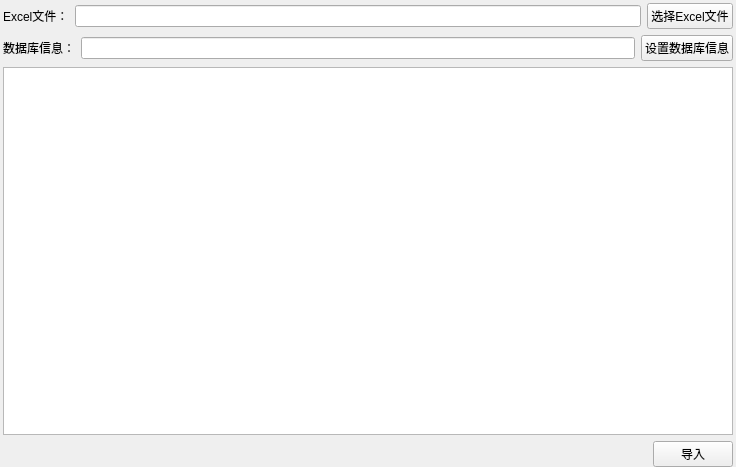
<?xml version="1.0" encoding="UTF-8"?>
<ui version="4.0">
 <class>ExcelDataUploadPageForm</class>
 <widget class="QWidget" name="ExcelDataUploadPageForm">
  <property name="geometry">
   <rect>
    <x>0</x>
    <y>0</y>
    <width>736</width>
    <height>467</height>
   </rect>
  </property>
  <property name="windowTitle">
   <string>Form</string>
  </property>
  <layout class="QVBoxLayout" name="verticalLayout_2">
   <property name="leftMargin">
    <number>3</number>
   </property>
   <property name="topMargin">
    <number>3</number>
   </property>
   <property name="rightMargin">
    <number>3</number>
   </property>
   <property name="bottomMargin">
    <number>0</number>
   </property>
   <item>
    <layout class="QVBoxLayout" name="verticalLayout">
     <item>
      <layout class="QHBoxLayout" name="horizontalLayout">
       <item>
        <widget class="QLabel" name="label_ExcelFile">
         <property name="text">
          <string>Excel文件：</string>
         </property>
        </widget>
       </item>
       <item>
        <widget class="QLineEdit" name="lineEdit_ExcelFile">
         <property name="readOnly">
          <bool>true</bool>
         </property>
        </widget>
       </item>
       <item>
        <widget class="QPushButton" name="btn_SelectExcelFile">
         <property name="text">
          <string>选择Excel文件</string>
         </property>
        </widget>
       </item>
      </layout>
     </item>
     <item>
      <layout class="QHBoxLayout" name="horizontalLayout_2">
       <item>
        <widget class="QLabel" name="label_DbInfo">
         <property name="text">
          <string>数据库信息：</string>
         </property>
        </widget>
       </item>
       <item>
        <widget class="QLineEdit" name="lineEdit_DbInfo">
         <property name="enabled">
          <bool>true</bool>
         </property>
         <property name="readOnly">
          <bool>true</bool>
         </property>
        </widget>
       </item>
       <item>
        <widget class="QPushButton" name="btn_SetDbInfo">
         <property name="text">
          <string>设置数据库信息</string>
         </property>
        </widget>
       </item>
      </layout>
     </item>
    </layout>
   </item>
   <item>
    <widget class="QTableView" name="tableView"/>
   </item>
   <item>
    <layout class="QHBoxLayout" name="horizontalLayout_3">
     <item>
      <spacer name="horizontalSpacer">
       <property name="orientation">
        <enum>Qt::Horizontal</enum>
       </property>
       <property name="sizeHint" stdset="0">
        <size>
         <width>40</width>
         <height>20</height>
        </size>
       </property>
      </spacer>
     </item>
     <item>
      <widget class="QPushButton" name="btn_Upload">
       <property name="text">
        <string>导入</string>
       </property>
      </widget>
     </item>
    </layout>
   </item>
  </layout>
 </widget>
 <resources/>
 <connections/>
</ui>
